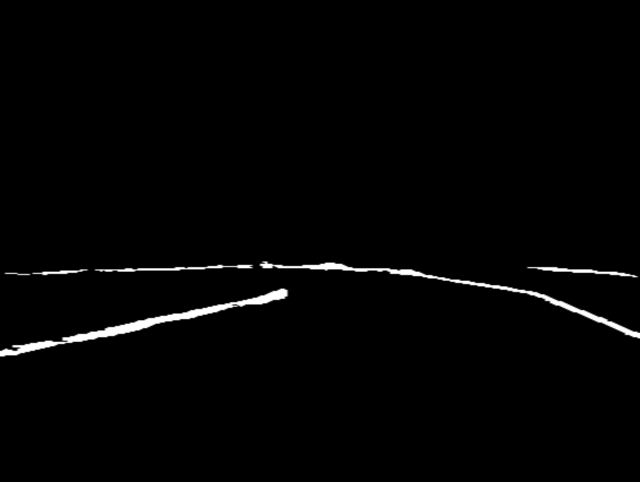
#> input picture sandbox/LineExtraction/images/image7.png, 1280 x 964 px (shown at 1/2 size)
$ python laneDetection.py   (older library calls are emulated)
#> lines starting #> are read from the running program, lines starting #| are printed output that depends on the picture; after the words box and inside, x2 and y2 are one past the last pixel; in counts of white or black regions, pixels touching at a corner belong together
#Stuff to do:
# Fit both f(x) and f(y) -- done
# Change regression model -- not neccessary
# Find R^2 -- done
#Fix classification of contours -- currently only the first one goes into list 2. we need to do that till we have an element in list 2 -- done
#Order/sort all contours by lowest x (figure this out pls)
#Consider comparing by x values too wihle sorting countours as left and right.
import numpy as np
import pandas as pd
import cv2
import os
import glob
import matplotlib.pyplot as plt
import pickle
import math
from sklearn.metrics import r2_score
from sklearn.metrics import mean_squared_error
import imutils
import time


# [207 lines of commented-out code are left out]
class contourObject:

	def __init__(self, contour, extLeft, extRight, midpoint):
		self.contour = contour
		self.extLeft = extLeft
		self.extRight = extRight
		self.midpoint = midpoint

im = cv2.imread("images/image7.png")
#> im is the input picture: shape (964, 1280, 3); min 0, max 255, mean 3.6
t0 = time.time()
height = np.size(im, 0)
#> height = 964
width = np.size(im, 1)
#> width = 1280
# plt.imshow(im)
# plt.show()
imgray = cv2.cvtColor(im, cv2.COLOR_BGR2GRAY)

# [7 lines of commented-out code are left out]
ret, thresh = cv2.threshold(imgray, 127, 255, 0)
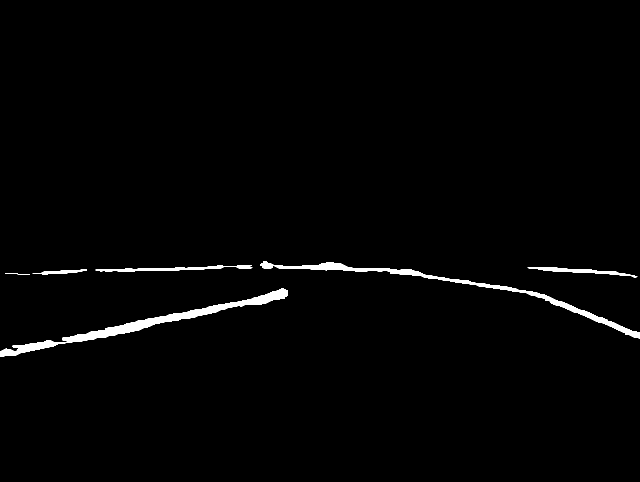
#> thresh: shape (964, 1280) (shown at 1/2 size); 1.4% white; 6 white regions
im2, contours, hierarchy = cv2.findContours(thresh, cv2.RETR_TREE, cv2.CHAIN_APPROX_SIMPLE)
#> contours = 7 contours; box (x1, y1, x2, y2) and area: (0, 577, 575, 713) 7566, (520, 523, 1280, 677) 5461, (191, 530, 505, 543) 1041, (1055, 534, 1275, 555) 1012, (65, 539, 174, 550) 376, (10, 546, 59, 550) 46, (465, 608, 476, 612) 26
# [5 lines of commented-out code are left out]

x = 0;
noElementInList2 = True


array1 = []
array2 = []


arr1XMid = 0
arr1YMid = 0
arr1ExtLeft = 0#tuple(c[c[:, :, 0].argmin()][0])
arr1ExtRight = 0#tuple(c[c[:, :, 0].argmax()][0])
arr2XMid = 0
arr2YMid = 0
arr2ExtLeft = 0#tuple(c[c[:, :, 0].argmin()][0])
arr2ExtRight = 0#tuple(c[c[:, :, 0].argmax()][0])


array1x = []
array1y = []
array2x = []
array2y = []

# contour_min_xs = []
# valid_contours = []

# [22 lines left out: function sort_contours, not called in this run]

boundingBoxes = [cv2.boundingRect(c) for c in contours]
#> boundingBoxes = [(0, 577, 575, 136), (465, 608, 11, 4), (10, 546, 49, 4), (65, 539, 109, 11), (1055, 534, 220, 21), (191, 530, 314, 13), (520, 523, 760, 154)]
(contours, boundingBoxes) = zip(*sorted(zip(contours, boundingBoxes),
	key=lambda b:b[1][0], reverse=False))
#> boundingBoxes = ((0, 577, 575, 136), (10, 546, 49, 4), (65, 539, 109, 11), (191, 530, 314, 13), (465, 608, 11, 4), (520, 523, 760, 154), (1055, 534, 220, 21))
# [14 lines of commented-out code are left out]

for cnt in contours:
	# if cv2.arcLength(cnt, True) < 67 or cv2.contourArea(cnt) < 34.0:
	#  	continue
	currExtLeft = tuple(cnt[cnt[:, :, 0].argmin()][0])
	currExtRight = tuple(cnt[cnt[:, :, 0].argmax()][0])
	xVal = 0
	yVal = 0
	points = 0
	for pointA in cnt:
		xVal = xVal + pointA[0][0]
		yVal = yVal + pointA[0][1]
		points = points+1
	xVal = xVal/points
	yVal = yVal/points
	cv2.circle(im, (xVal, yVal), 7, (255, 255, 255), -1)
	if x == 0:
		# [5 lines of commented-out code are left out]
		array1.append(contourObject(cnt, currExtLeft, currExtRight, [xVal, yVal]))

		# cv2.drawContours(im, [cnt],0,(0,255,0),2)
		# array1.append([cnt])
	else:
		if noElementInList2:
			# print(((arr1XMid - xVal) ** 2 + (arr1YMid - yVal) ** 2) ** 0.5)
			lowestDist = float("inf")
			for cntObj in array1:
				distListArr1 = [((cntObj.midpoint[0] - xVal) ** 2 + (cntObj.midpoint[1] - yVal) ** 2) ** 0.5 ,
				((cntObj.extRight[0] - currExtLeft[0]) ** 2 + (cntObj.extRight[1] - currExtLeft[1]) ** 2) ** 0.5,
				((cntObj.extLeft[0] - currExtRight[0]) ** 2 + (cntObj.extLeft[1] - currExtRight[1]) ** 2) ** 0.5]
				lowestDist = min([lowestDist, min(distListArr1)])
			#print(min(distListArr1))
			#print(((arr1ExtRight[0] - currExtLeft[0]) ** 2 + (arr1ExtRight[1] - currExtLeft[1]) ** 2) ** 0.5)
			#print(arr1ExtRight)

			if  lowestDist > 63:
				# print(((arr1XMid - xVal) ** 2 + (arr1YMid - yVal) ** 2) ** 0.5)
				array2.append(contourObject(cnt, currExtLeft, currExtRight, [xVal, yVal]))
				# [4 lines of commented-out code are left out]
				noElementInList2 = False
			else:
				array1.append(contourObject(cnt, currExtLeft, currExtRight, [xVal, yVal]))
				# [4 lines of commented-out code are left out]
		else:

			lowestDist1 = float("inf")
			for cntObj in array1:
				distListArr1 = [((cntObj.midpoint[0] - xVal) ** 2 + (cntObj.midpoint[1] - yVal) ** 2) ** 0.5 ,
				((cntObj.extRight[0] - currExtLeft[0]) ** 2 + (cntObj.extRight[1] - currExtLeft[1]) ** 2) ** 0.5,
				((cntObj.extLeft[0] - currExtRight[0]) ** 2 + (cntObj.extLeft[1] - currExtRight[1]) ** 2) ** 0.5]
				lowestDist1 = min([lowestDist1, min(distListArr1)])
			# distListArr1 = [((arr1XMid - xVal) ** 2 + (arr1YMid - yVal) ** 2) ** 0.5 ,
			# ((arr1ExtRight[0] - currExtLeft[0]) ** 2 + (arr1ExtRight[1] - currExtLeft[1]) ** 2) ** 0.5,
			# ((arr1ExtLeft[0] - currExtRight[0]) ** 2 + (arr1ExtLeft[1] - currExtRight[1]) ** 2) ** 0.5]


			lowestDist2 = float("inf")
			for cntObj in array2:
				distListArr2 = [((cntObj.midpoint[0] - xVal) ** 2 + (cntObj.midpoint[1] - yVal) ** 2) ** 0.5 ,
				((cntObj.extRight[0] - currExtLeft[0]) ** 2 + (cntObj.extRight[1] - currExtLeft[1]) ** 2) ** 0.5,
				((cntObj.extLeft[0] - currExtRight[0]) ** 2 + (cntObj.extLeft[1] - currExtRight[1]) ** 2) ** 0.5]
				lowestDist2 = min([lowestDist2, min(distListArr2)])
			# distListArr2 = [((arr2XMid - xVal) ** 2 + (arr2YMid - yVal) ** 2) ** 0.5 ,
			# ((arr2ExtRight[0] - currExtLeft[0]) ** 2 + (arr2ExtRight[1] - currExtLeft[1]) ** 2) ** 0.5,
			# ((arr2ExtLeft[0] - currExtRight[0]) ** 2 + (arr2ExtLeft[1] - currExtRight[1]) ** 2) ** 0.5]
			# print(((arr1XMid - xVal) ** 2 + (arr1YMid - yVal) ** 2) ** 0.5)

			if lowestDist1 > lowestDist2:
				array2.append(contourObject(cnt, currExtLeft, currExtRight, [xVal, yVal]))
				# [5 lines of commented-out code are left out]
			else:
				array1.append(contourObject(cnt, currExtLeft, currExtRight, [xVal, yVal]))
				# [4 lines of commented-out code are left out]

	x = x + 1
#> this loop made 7 passes
#> (xVal, yVal, noElementInList2) on pass 2: (34.44, 547.4, False)
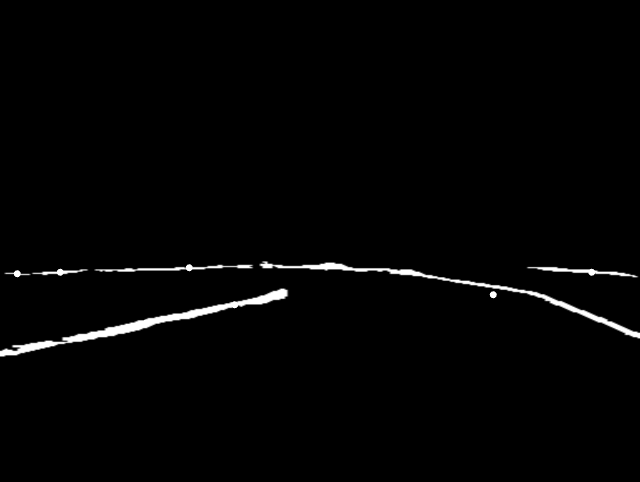
#> im: shape (964, 1280, 3) (shown at 1/2 size); 0.06% of pixels changed, all inside (x1, y1, x2, y2) = (27, 528, 1191, 642)
#> after the loop, array1 = 1 item; array2 = 6 items; lowestDist = 163.6; noElementInList2 = False; x = 7

# [20 lines of commented-out code are left out]
for cntObj in array1:
	cv2.drawContours(im, [cntObj.contour],0,(255,0,0),2)
	# print(cnt.size)
	for pointA in cntObj.contour:
		array1x.append(pointA[0][0])
		array1y.append(pointA[0][1])
#> this loop made 1 pass
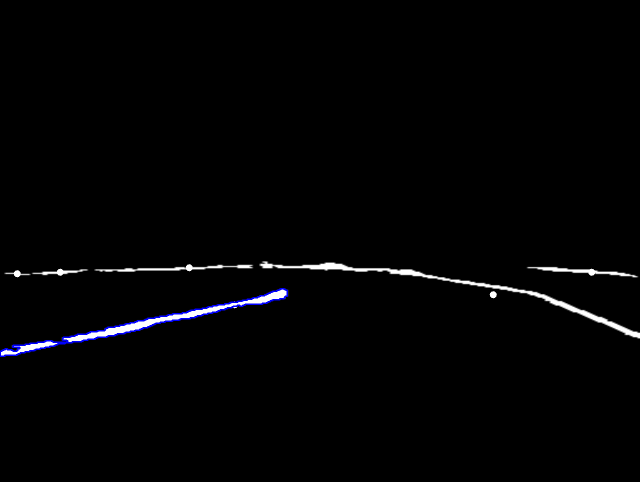
#> im: shape (964, 1280, 3) (shown at 1/2 size); 0.34% of pixels changed, all inside (x1, y1, x2, y2) = (0, 576, 576, 714)
#> after the loop, array1x = 416 values, max 574 at index 408, min 0 at index 215, mean 291.1; array1y = 416 values, max 712 at index 216, min 577 at index 0, mean 646.4
		# print(cnt)
		# array1.append([cnt])
for cntObj in array2:
	cv2.drawContours(im, [cntObj.contour],0,(0,0,255),2)
	for pointA in cntObj.contour:
		array2x.append(pointA[0][0])
		array2y.append(pointA[0][1])
#> this loop made 6 passes
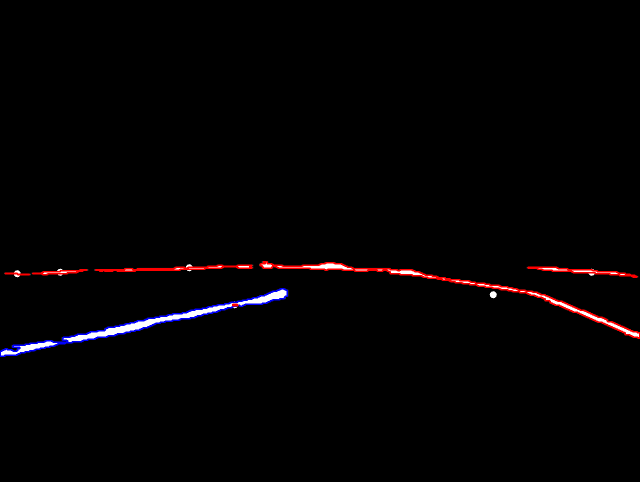
#> im: shape (964, 1280, 3) (shown at 1/2 size); 0.76% of pixels changed, all inside (x1, y1, x2, y2) = (9, 522, 1280, 678)
#> after the loop, array2x = 713 values, max 1279 at index 388, min 10 at index 0, mean 878.8; array2y = 713 values, max 676 at index 387, min 523 at index 129, mean 576.8
		# [12 lines of commented-out code are left out]
l_funcx_points = []
l_funcx_ypred = []

l_funcy_points = []
l_funcy_xpred = []

r_funcx_points = []
r_funcx_ypred = []

r_funcy_points = []
r_funcy_xpred = []


# [8 lines of commented-out code are left out]


if len(array1x) > 0:

	#fit y = x^2
	l = np.polyfit(array1x, array1y, 2)
#> l = [-4.95e-05, -0.185, 705.9]
	x1 = np.linspace(0, width, 400)
	for i in x1:
		# y1 = l[0] * i**5 + l[1] * i**4 + l[2] * i**3 + l[3] * i**2 + l[4] * i + l[5]
		y1 = l[0] * i**1 + l[1] * i**1 + l[2]
		# y1 = l[0] * i + l[1]
		if y1 < height and y1 > 0:
			l_funcx_points.append([i, y1])
#> this loop made 400 passes
#> y1 on passes 1 to 3: 705.9, 705.3, 704.7
#> after the loop, l_funcx_points = 400 pairs, first value 0 to 1280, second value 469.5 to 705.9
	for i in array1x:
		y1 = l[0] * i**2 + l[1] * i**1 + l[2]
		# y1 = l[0] * i**5 + l[1] * i**4 + l[2] * i**3 + l[3] * i**2 + l[4] * i + l[5]
		# y1 = l[0] * i + l[1]
		l_funcx_ypred.append(y1)
#> this loop made 416 passes
#> (i, y1) on passes 1 to 3: (562, 586.5), (561, 586.7), (560, 587)
#> after the loop, l_funcx_ypred = 416 values, max 705.9 at index 215, min 583.6 at index 408, mean 646.4


	#fit x = y^2 -- for hairpin
	l = np.polyfit(array1y, array1x, 2)  #Switched for hairpin
#> l = [-0.00467, 1.5, 1282.3]
	y1 = np.linspace(0, height, 400)
	for i in y1:
		x1 = l[0] * i**2 + l[1] * i**1 + l[2]
		# x1 = l[0] * i**5 + l[1] * i**4 + l[2] * i**3 + l[3] * i**2 + l[4] * i + l[5]
		# x1 = l[0] * i + l[1]
		if x1 < width and x1 > 0:
			l_funcy_points.append([x1, i]) #Switched for hairpin
#> this loop made 400 passes
#> x1 on passes 1 to 3: 1282.3, 1285.9, 1289.4
#> after the loop, l_funcy_points = 160 pairs, first value 0.906 to 1277.3, second value 323.7 to 707.9
	for i in array1y:
		x1 = l[0] * i**2 + l[1] * i**1 + l[2]
		# x1 = l[0] * i**5 + l[1] * i**4 + l[2] * i**3 + l[3] * i**2 + l[4] * i + l[5]
		# x1 = l[0] * i + l[1]
		l_funcy_xpred.append(x1)
#> this loop made 416 passes
#> (i, x1) on passes 1 to 3: (577, 590.7), (578, 586.8), (578, 586.8)
#> after the loop, l_funcy_xpred = 416 values, max 590.7 at index 0, min -20.15 at index 216, mean 291.1

	# [8 lines of commented-out code are left out]

	if mean_squared_error(array1y, l_funcx_ypred) < mean_squared_error(array1x, l_funcy_xpred):
		l_points = np.array(l_funcx_points, dtype=np.int32)
#> l_points = 400 pairs, first value 0 to 1280, second value 469 to 705
		cv2.polylines(im, [l_points], 0, (255,0,0))
	else:
		l_points = np.array(l_funcy_points, dtype=np.int32)
		cv2.polylines(im, [l_points], 0, (255,0,0))


if len(array2x) > 0:

	#fit y = x^2
	r = np.polyfit(array2x, array2y, 2)
#> r = [0.000161, -0.149, 564.4]
	x2 = np.linspace(0, width, 400)
	for i in x2:
		y2 = r[0] * i**2 + r[1] * i**1 + r[2]
		# y2 = r[0] * i**5 + r[1] * i**4 + r[2] * i**3 + r[3] * i**2 + r[4] * i + r[5]
		# y2 = r[0] * i + r[1]
		if y2 < height and y2 > 0:
			r_funcx_points.append([i, y2])
#> this loop made 400 passes
#> y2 on passes 1 to 3: 564.4, 563.9, 563.5
#> after the loop, r_funcx_points = 400 pairs, first value 0 to 1280, second value 529.7 to 636.6
	for i in array2x:
		y2 = r[0] * i**2 + r[1] * i**1 + r[2]
		# y2 = r[0] * i**5 + r[1] * i**4 + r[2] * i**3 + r[3] * i**2 + r[4] * i + r[5]
		# y2 = r[0] * i + r[1]
		r_funcx_ypred.append(y2)
#> this loop made 713 passes
#> (i, y2) on passes 1 to 3: (10, 562.9), (11, 562.8), (34, 559.5)
#> after the loop, r_funcx_ypred = 713 values, max 636.4 at index 388, min 529.7 at index 122, mean 576.8

	#fit x = y^2
	r = np.polyfit(array2y, array2x, 2)
#> r = [-0.0417, 54.76, -16758.2]
	y2 = np.linspace(0, width, 400)
	for i in y2:
		x2 = r[0] * i**2 + r[1] * i**1 + r[2]
		# x2 = r[0] * i**5 + r[1] * i**4 + r[2] * i**3 + r[3] * i**2 + r[4] * i + r[5]
		# x2 = r[0] * i + r[1]
		if x2 < width and x2 > 0:
			r_funcy_points.append([x2, i])
#> this loop made 400 passes
#> x2 on passes 1 to 3: -16758.2, -16582.9, -16408.5
#> after the loop, r_funcy_points = 107 pairs, first value 10.89 to 1227.5, second value 487.6 to 827.7
	for i in array2y:
		x2 = r[0] * i**2 + r[1] * i**1 + r[2]
		# x2 = r[0] * i**5 + r[1] * i**4 + r[2] * i**3 + r[3] * i**2 + r[4] * i + r[5]
		# x2 = r[0] * i + r[1]
		r_funcy_xpred.append(x2)
#> this loop made 713 passes
#> i on passes 3 to 5: 547, 549, 549

	# [4 lines of commented-out code are left out]

	if mean_squared_error(array2y, r_funcx_ypred) < mean_squared_error(array2x, r_funcy_xpred):
		r_points = np.array(r_funcx_points, dtype=np.int32)
		cv2.polylines(im, [r_points], 0, (0,0,255))
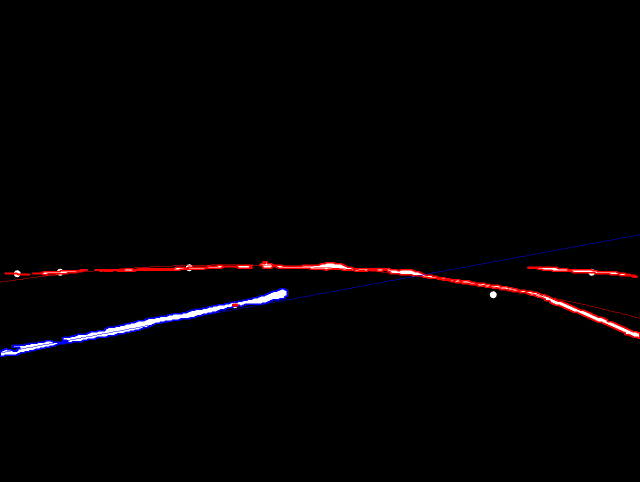
#> im: shape (964, 1280, 3) (shown at 1/2 size); mean B, G, R 2.9, 1.8, 3.9
	else:
		r_points = np.array(r_funcy_points, dtype=np.int32)
		cv2.polylines(im, [r_points], 0, (0,0,255))


# print(len(l_points[0][0]))
t1 = time.time()
print(t1 - t0)
cv2.imshow("", im)
cv2.waitKey(0);
# [54 lines of commented-out code are left out]

$ run again, with sandbox/LineExtraction/images/image4.png copied over sandbox/LineExtraction/images/image7.png
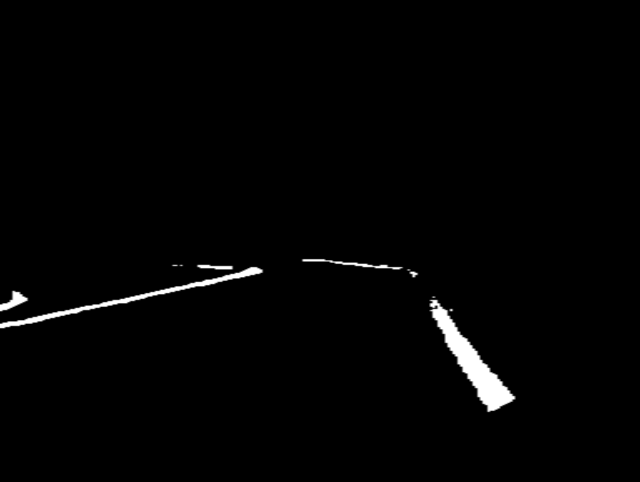
#> input picture sandbox/LineExtraction/images/image4.png, 1280 x 964 px (shown at 1/2 size)
#> im is the input picture: shape (964, 1280, 3); min 0, max 255, mean 3.6
#> height = 964
#> width = 1280
#> thresh: shape (964, 1280); 1.4% white; 11 white regions (5 under 20 px)
#> contours = 11 contours, 5 with area under 20; largest, box (x1, y1, x2, y2) and area: (860, 600, 1030, 824) 9502, (0, 534, 525, 656) 4526, (0, 582, 55, 622) 866, (605, 518, 805, 539) 730, (395, 530, 465, 539) 378, (820, 543, 835, 555) 79
#> `boundingBoxes = [cv2.boundingRect(c) for c in contours]`: boundingBoxes = [(900, 618, 5, 4), (860, 600, 170, 224), (865, 593, 5, 2), (0, 582, 55, 40), (820, 543, 15, 12), (816, 539, 3, 2), (0, 534, 525, 122), (395, 530, 70, 9), (361, 530, 3, 2), (346, 530, 8, 2), (605, 518, 200, 21)]
#> `(contours, boundingBoxes) = zip(*sorted(zip(contours, boundingBoxes), ..`: boundingBoxes = ((0, 582, 55, 40), (0, 534, 525, 122), (346, 530, 8, 2), (361, 530, 3, 2), (395, 530, 70, 9), (605, 518, 200, 21), (816, 539, 3, 2), (820, 543, 15, 12), (860, 600, 170, 224), (865, 593, 5, 2), (900, 618, 5, 4))
#> the loop `for cnt in contours:` made 11 passes
#> (xVal, yVal, noElementInList2) on pass 2: (278.5, 593, False)
#> after the loop `for cnt in contours:`: array1 = 1 item; array2 = 10 items; lowestDist = 71.59; noElementInList2 = False; x = 11
#> the loop `for cntObj in array1:` made 1 pass
#> after the loop `for cntObj in array1:`: array1x = 68 values, max 54 at index 49, min 0 at index 16, mean 29.78; array1y = 68 values, max 621 at index 17, min 582 at index 0, mean 602.6
#> the loop `for cntObj in array2:` made 10 passes
#> after the loop `for cntObj in array2:`:
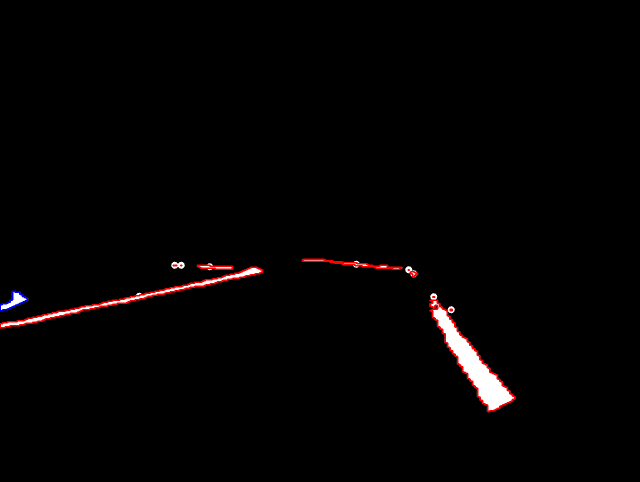
#> im: shape (964, 1280, 3) (shown at 1/2 size); mean B, G, R 2.8, 2.7, 4.3
#> after the loop `for cntObj in array2:`: array2x = 822 values, max 1029 at index 668, min 0 at index 180, mean 601.3; array2y = 822 values, max 823 at index 630, min 518 at index 394, mean 630
#> `l = np.polyfit(array1x, array1y, 2)`: l = [0.00865, -0.872, 619.1]
#> the loop `for i in x1:` made 400 passes
#> y1 on passes 1 to 3: 619.1, 616.3, 613.5
#> after the loop `for i in x1:`: l_funcx_points = 224 pairs, first value 0 to 715.4, second value 1.54 to 619.1
#> the loop `for i in array1x:` made 68 passes
#> (i, y1) on passes 1 to 8: (26, 602.2), (25, 602.7), (25, 602.7), (23, 603.6), (21, 604.6), (20, 605.1), (20, 605.1), (19, 605.6)
#> after the loop `for i in array1x:`: l_funcx_ypred = 68 values, max 619.1 at index 16, min 597.1 at index 53, mean 602.6
#> `l = np.polyfit(array1y, array1x, 2)`: l = [-0.047, 55.75, -16502.4]
#> the loop `for i in y1:` made 400 passes
#> x1 on passes 1 to 3: -16502.4, -16368, -16234.1
#> after the loop `for i in y1:`: l_funcy_points = 24 items, first 6: [2.27, 565.4], [8.37, 567.8], [13.93, 570.2], [18.93, 572.6], [23.39, 575], [27.3, 577.4]
#> the loop `for i in array1y:` made 68 passes
#> (i, x1) on passes 1 to 8: (582, 33.2), (583, 34.22), (598, 38.39), (600, 37.35), (600, 37.35), (601, 36.69), (603, 35.08), (604, 34.14)
#> after the loop `for i in array1y:`: l_funcy_xpred = 68 values, max 39.35 at index 54, min 3.73 at index 17, mean 29.78
#> l_points = 224 pairs, first value 0 to 715, second value 1 to 619
#> `r = np.polyfit(array2x, array2y, 2)`: r = [0.000821, -0.788, 719.5]
#> the loop `for i in x2:` made 400 passes
#> y2 on passes 1 to 3: 719.5, 716.9, 714.4
#> after the loop `for i in x2:`: r_funcx_points = 377 pairs, first value 0 to 1206.2, second value 530.2 to 962.8
#> the loop `for i in array2x:` made 822 passes
#> (i, y2) on passes 1 to 3: (502, 530.6), (501, 530.5), (500, 530.5)
#> after the loop `for i in array2x:`: r_funcx_ypred = 822 values, max 777.3 at index 668, min 530.2 at index 16, mean 630
#> `r = np.polyfit(array2y, array2x, 2)`: r = [0.0145, -17.27, 5610.3]
#> the loop `for i in y2:` made 400 passes
#> x2 on passes 1 to 3: 5610.3, 5555.1, 5500.1
#> the loop `for i in array2y:` made 822 passes
#> i on passes 1 to 3: 534, 535, 535
#> `cv2.polylines(im, [r_points], 0, (0,0,255))`:
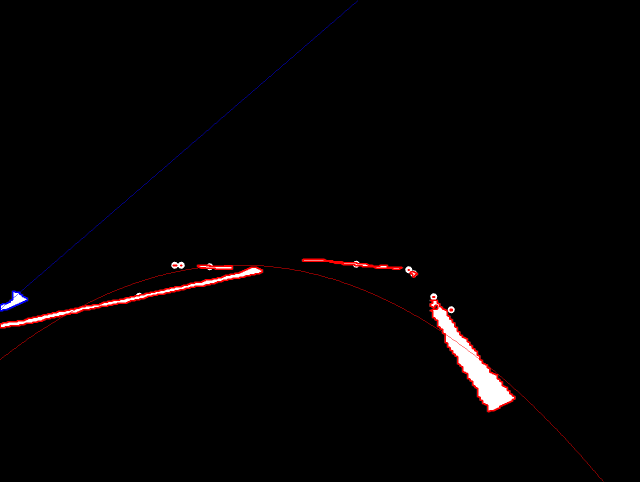
#> im: shape (964, 1280, 3) (shown at 1/2 size); mean B, G, R 2.9, 2.6, 4.5
